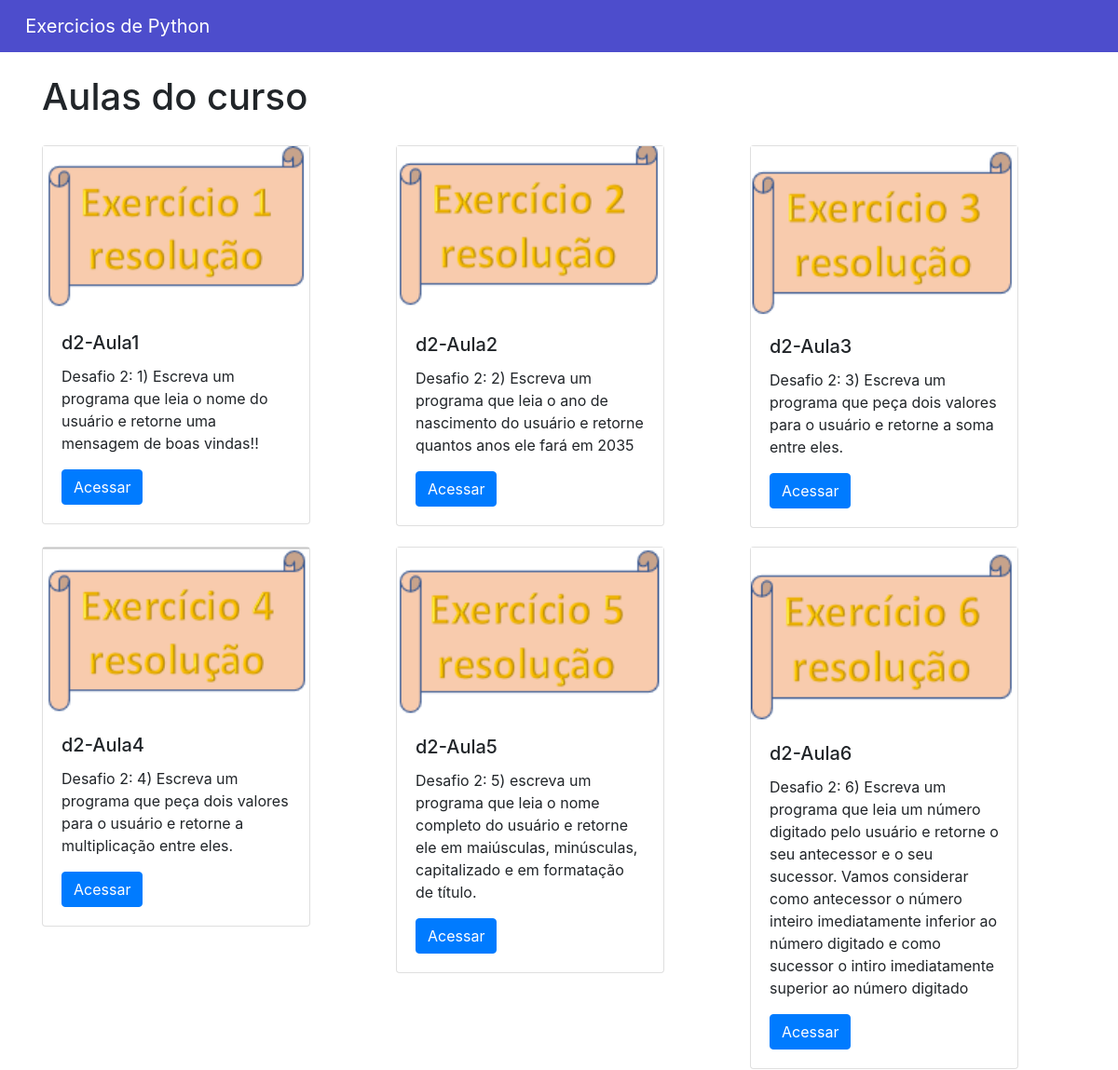
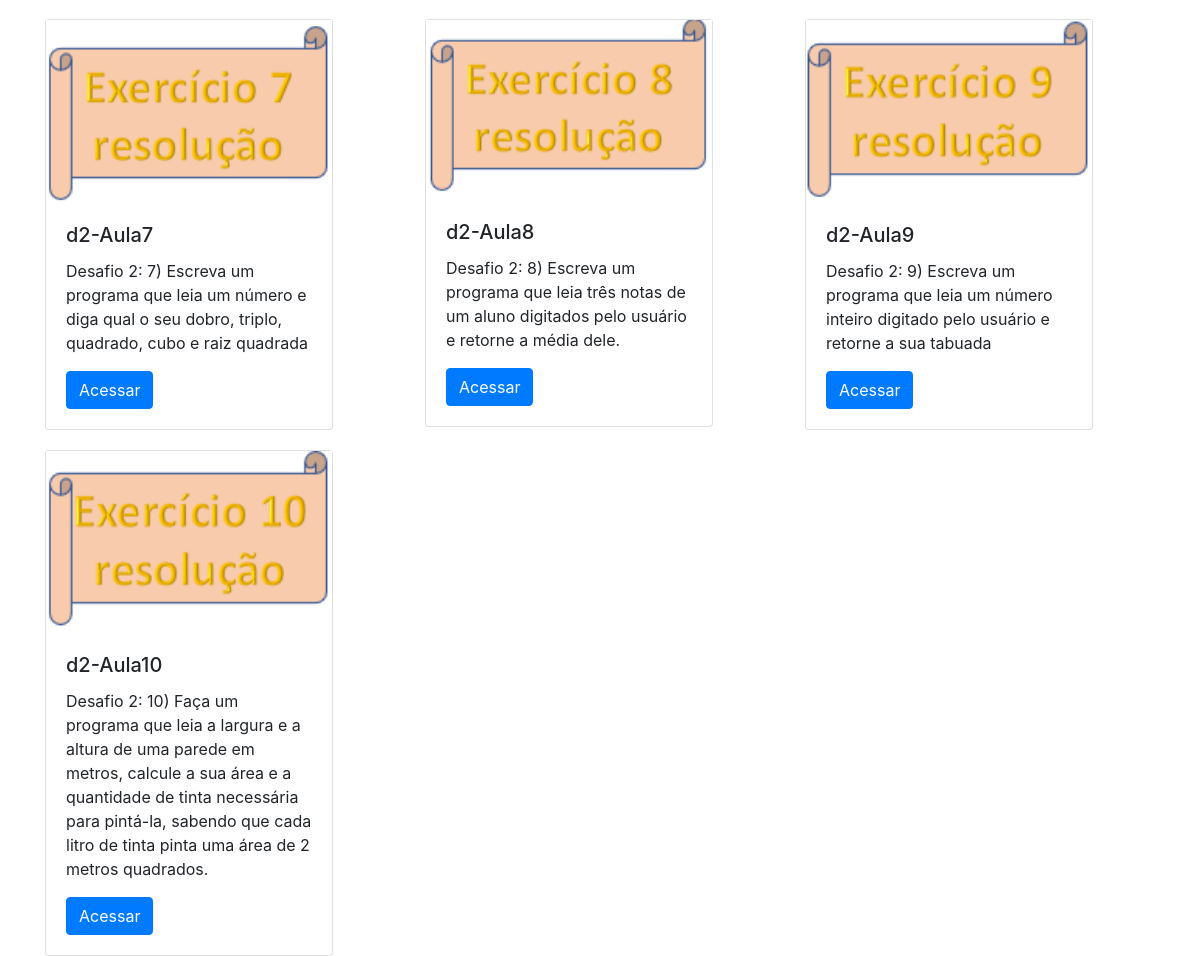
Page /home/curso/5 on the committed database (2 pictures, top to bottom).
### cursos/models.py (models this page shows, shortened)
class Aulas(models.Model):
    nome = models.CharField(max_length = 100)
    descricao =  models.TextField()
    aula = models.FileField(upload_to = 'aulas')
    capa = models.ImageField(upload_to = 'capa')
    curso = models.ForeignKey(Cursos, on_delete = models.DO_NOTHING)

### cursos/views.py (the view)
# urls.py: path('curso/<int:id>', views.curso, name='curso'),
def curso(request, id):
    v_curso = Cursos.objects.get(id = id)
    usuario_logado = request.session.get('usuario')
    aulas = Aulas.objects.filter(curso = v_curso)
    return render(request, 'curso.html', {'aulas': aulas,'usuario': usuario_logado})

### cursos/templates/curso.html (shortened to what this page needs)
{% extends 'base.html'%}
{% block 'body' %}
<div class="container">
  <br>
  <h1>Aulas do curso</h1>
  <div class="row">
      {% for i in aulas %}
          <div style="margin-top: 20px;" class="col-md">
              <div class="card" style="width: 18rem;">
                <img src="{{i.capa.url}}">
                  <div class="card-body">
                    <h5 class="card-title">{{i.nome}}</h5>
                    <p class="card-text">{{i.descricao}}</p>
                    <a href="{% url 'aula' i.id %}" class="btn btn-primary">Acessar</a>
                  </div>
                </div>
          </div>
      {% endfor %}
  </div>
</div>
{% endblock %}

### rows in the picture
Aulas: capa (picture), nome "d2-Aula1", descricao "Desafio 2: 1) Escreva um programa que leia o nome do usuário e retorne uma mensagem de boas vindas!!"
Aulas: capa (picture), nome "d2-Aula2", descricao "Desafio 2: 2) Escreva um programa que leia o ano de nascimento do usuário e retorne quantos anos ele fará em 2035"
Aulas: capa (picture), nome "d2-Aula3", descricao "Desafio 2: 3) Escreva um programa que peça dois valores para o usuário e retorne a soma entre eles."
Aulas: capa (picture), nome "d2-Aula4", descricao "Desafio 2: 4) Escreva um programa que peça dois valores para o usuário e retorne a multiplicação entre eles."
Aulas: capa (picture), nome "d2-Aula5", descricao "Desafio 2: 5) escreva um programa que leia o nome completo do usuário e retorne ele em maiúsculas, minúsculas, capitalizado e em formatação de título."
Aulas: capa (picture), nome "d2-Aula6", descricao "Desafio 2: 6) Escreva um programa que leia um número digitado pelo usuário e retorne o seu antecessor e o seu sucessor. Vamos considerar como antecessor o número inteiro imediatamente inferior ao número digitado e como sucessor o intiro imediatamente superior ao número digitado"
Aulas: capa (picture), nome "d2-Aula7", descricao "Desafio 2: 7) Escreva um programa que leia um número e diga qual o seu dobro, triplo, quadrado, cubo e raiz quadrada"
Aulas: capa (picture), nome "d2-Aula8", descricao "Desafio 2: 8) Escreva um programa que leia três notas de um aluno digitados pelo usuário e retorne a média dele."
Aulas: capa (picture), nome "d2-Aula9", descricao "Desafio 2: 9) Escreva um programa que leia um número inteiro digitado pelo usuário e retorne a sua tabuada"
Aulas: capa (picture), nome "d2-Aula10", descricao "Desafio 2: 10) Faça um programa que leia a largura e a altura de uma parede em metros, calcule a sua área e a quantidade de tinta necessária para pintá-la, sabendo que cada litro de tinta pinta uma área de 2 metros quadrados."
